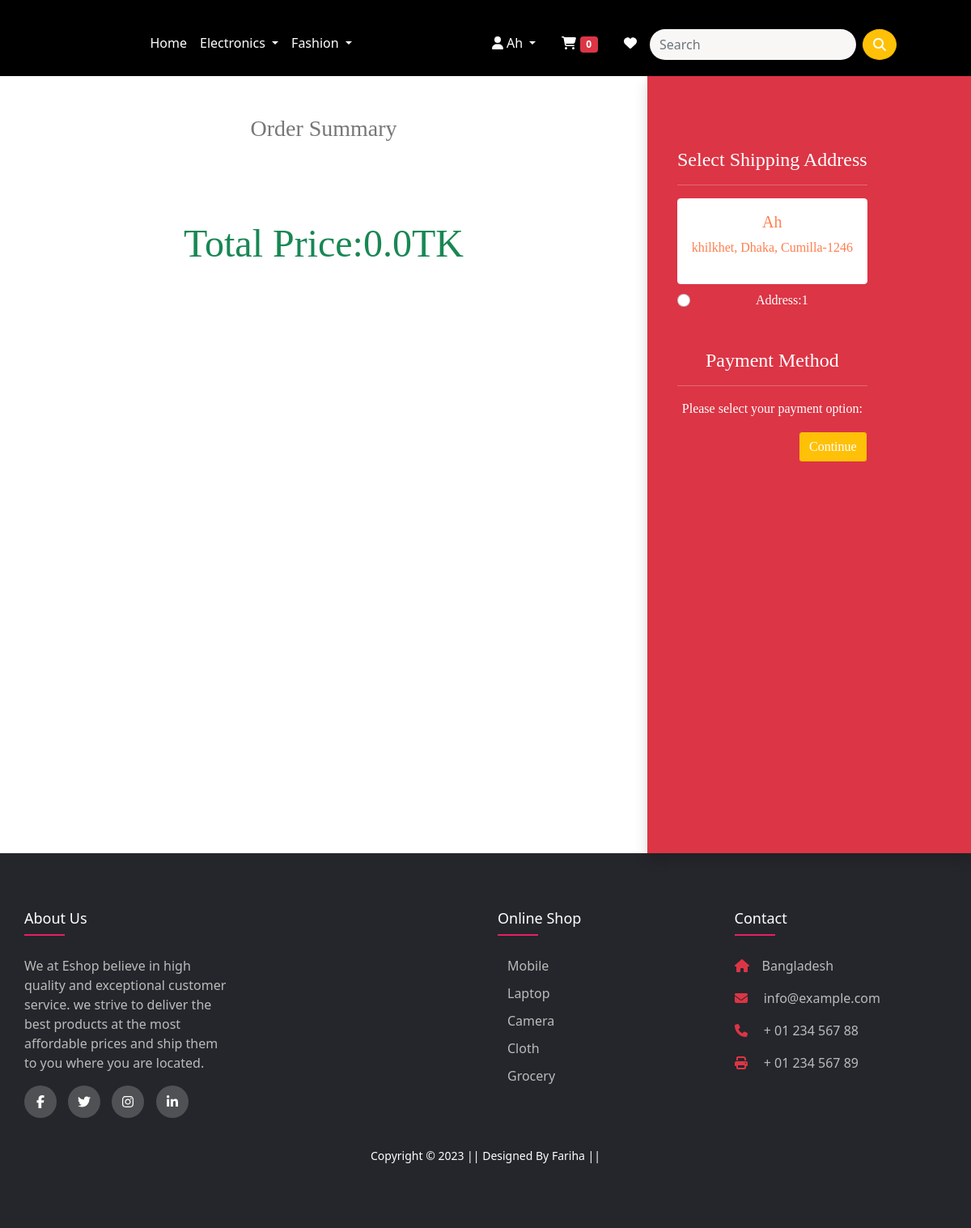
Screenshot of /checkout/ (signed in) with the database file from the repository.
### app/models.py (models this page shows, shortened)
class Customer(models.Model):
    user = models.ForeignKey(User, on_delete=models.CASCADE)
    name = models.CharField(max_length=200)
    email = models.CharField(max_length=100, default='')
    mobile = models.CharField(max_length=15, default='')
    locality = models.CharField(max_length=200)
    city = models.CharField(max_length=50)
    zipcode = models.IntegerField(null=True)
    state = models.CharField(choices=STATE_CHOICES, max_length=100)

### app/views.py (the view, shortened to what this page needs)
# urls.py: path('checkout/', views.checkout, name='checkout'),
@login_required
def checkout(request):
 totalitem=0
 user=request.user
 add=Customer.objects.filter(user=user)
 cart_items=Cart.objects.filter(user=user)
 amount=0.0
 shipping_amount=100.0
 total=0.0
 cart_product=[p for p in Cart.objects.all() if p.user ==request.user]
 if request.user.is_authenticated:
          totalitem=len(Cart.objects.filter(user=request.user))
 return render(request, 'app/checkout.html',{'add':add,'total':total,'cart_items':cart_items,'totalitem':totalitem})

### app/templates/app/checkout.html (shortened to what this page needs)
{% extends 'app/base.html' %}
{% load static %}
{% block main-content %}
<section class="text-center">
  <div class="container-fluid cart" style="min-height: 120vh; font-family: serif;">
    <div class="row d-flex">
      <div class="col-md-8">
        <h3 class="mt-5 mb-5">Order Summary</h3>
        <p class="display-5 text-success mt-5 pt-5" >Total Price:{{total}}TK</p>
      </div>
      <div class="col-md-4 bg-danger shadow" style="min-height: 120vh; font-family: serif;">
        <div class="d-flex justify-content-between align-items-center mt-3 p-2 items rounded">
          <div class="card" style="background: #dc3545; border: 1px solid #dc3545;">
            <div class="card-body" style="color: white;">
              <h4 class="mt-5">Select Shipping Address</h4>
              <hr>
              <form action="/payment/" method="post">
                {% for ad in add %}
                <div class="card">
                  <div class="card-body" style="
                   color: coral;
                   ">
                    <h5>{{ad.name}}</h5>
                    <p>{{ad.locality}}, {{ad.city}}, {{ad.state}}-{{ad.zipcode}}</p>
                  </div>
                </div>
                <div class="form-check mt-2 mb-5">
                  <input class="form-check-input" type="radio" name="custid" id="custadd{{forloop.counter}}" value="{{ad.id}}" required>
                  <label class="form-check-label" for="custadd{{forloop.counter}}">Address:{{forloop.counter}}</label>
                </div>
                <h4>Payment Method</h4>
                <hr>
                <div class="row">
                <p>Please select your payment option:</p>
                </div>
                {% endfor %}
                <div class="text-end">
                  <button type="submit" class="btn btn-danger"style="
                  background-color: #ffc107;
                  ">Continue</button>
                </div>
              </form>
            </div>
          </div>
        </div>
      </div>
      </div>
      </div>
</section>
{% endblock main-content %}

### app/templates/app/base.html (shortened to what this page needs)
<!doctype html>
{% load static %}
<html lang="en">
  <head>
    <link href="https://cdn.jsdelivr.net/npm/bootstrap@5.0.0-beta1/dist/css/bootstrap.min.css" rel="stylesheet">
    <link rel="stylesheet" href="{% static 'app/css/owl.carousel.min.css' %}">
    <link rel="stylesheet" href="css/owl.theme.green.min.css">
    <link rel="stylesheet" href="{% static 'app/css/all.min.css' %}">
    <link rel="stylesheet" href="fonts/google-fonts.css">
    <link rel="stylesheet" href="{% static 'app/css/style.css' %}">
  </head>
  <body>
    <nav class="navbar navbar-expand-lg navbar-light sticky-top" id="navbar" style="background-color: black;">
     <div class="container ">
       <a class="navbar-brand mt-2" href="/">Eshop</a>
       <div class="collapse navbar-collapse" id="navbarSupportedContent">
         <ul class="navbar-nav me-auto mb-2 mb-lg-0">
           <li class="nav-item">
             <a class="nav-link active text-white" aria-current="page" href="/">Home</a>
           </li>
           <li class="nav-item dropdown">
             <a class="nav-link dropdown-toggle text-white" href="#" id="electronicsDropdown" role="button" data-bs-toggle="dropdown" aria-expanded="false">
               Electronics
             </a>
           </li>
           <li class="nav-item dropdown ">
             <a class="nav-link dropdown-toggle text-white" href="#" id="fashionDropdown" role="button" data-bs-toggle="dropdown" aria-expanded="false">
               Fashion
             </a>
           </li>
         </ul>
         <div>
          <ul class="navbar-nav me-auto mb-2 mb-lg-0">
          {% if request.user.is_authenticated %}
           <li class="nav-item dropdown mx-2">
              <a class="nav-link dropdown-toggle text-white" href="#" id="profileDropdown" role="button" data-bs-toggle="dropdown" aria-expanded="false">
                <i class="fas fa-user mx-1"></i>{{request.user.username|capfirst}}
              </a>
            </li>
            <li class="nav-item mx-2">
              {% if request.resolver_match.url_name not in 'passwordchange passwordChangeDone ' %}
              <a href="{% url 'showcart' %}" class="nav-link text-white">
                  <i class="fas fa-shopping-cart"></i>
                  <span class="badge bg-danger">
                      {{totalitem}}
                  </span>
              </a>
              {% endif %}
         </li>
          <li class="nav-item mx-2">
            <a href="{% url 'wishlist' %}" class="nav-link text-white">
              <i class="fas fa-heart"></i>
            </a>
         </li>
          {%  endif %}
          </ul>
        </div>
        <form class="d-flex mt-3" action="{% url 'search' %}" method="get">
          <input class="form-control me-2" type="search" placeholder="Search" aria-label="Search" name="q">
          <button class="btn btn-warning" type="submit"><i class="fas fa-search"></i></button>
      </form>
       </div>
     </div>
    </nav>
    {% block main-content %} {% endblock main-content %}
    <footer class="footer">
      <div class="container">
        <div class="row">
          <div class="footer-pad">
            <h4>about us</h4>
            <div class="col ">
              <p>We at Eshop believe in high quality and exceptional customer service. we strive to deliver the best products at the most affordable prices and ship them to you where you are located.</p>
              <div class="social-links">
                <a href="#"><i class="fab fa-facebook-f"></i></a>
                <a href="#"><i class="fab fa-twitter"></i></a>
                <a href="#"><i class="fab fa-instagram"></i></a>
                <a href="#"><i class="fab fa-linkedin-in"></i></a>
              </div>
          </div>
          </div>
          <div class="footer-pad pl-12">
          </div>
          <div class="footer-pad pl-12">
            <h4>online shop</h4>
            <ul>
              <li><a href="{% url 'mobile' %}">Mobile</a></li>
              <li><a href="{% url 'laptop' %}">Laptop</a></li>
              <li><a href="{% url 'camera' %}">Camera</a></li>
              <li><a href="{% url 'cloth' %}">Cloth</a></li>
              <li><a href="{% url 'grocery' %}">Grocery</a></li>
            </ul>
          </div>
          <div class="footer-pad">
            <h4>Contact</h4>
            <div class="col ">
          <p><i class="fas fa-home me-3 text-danger"></i>Bangladesh</p>
          <p>
            <i class="fas fa-envelope me-3 text-danger"></i>
            info@example.com
          </p>
          <p><i class="fas fa-phone me-3 text-danger"></i> + 01 234 567 88</p>
          <p><i class="fas fa-print me-3 text-danger"></i> + 01 234 567 89</p>
            </div>
          </div>
        <footer class="container-fluid bg-dark text-center p-2 mt-3">
          <small class="text-white">Copyright &copy; 2023 || Designed By Fariha || </small>
        </footer>
      </div>
   </footer>
  </body>
</html>

### app/static/app/css/style.css (style rules this page uses)
body { background-color: #FFF; font-weight: 300; font-size: 16px; color: #777; }
.navbar { display: flex; justify-content: space-between; background-color: #E3E6F3; padding: 20px 80px; }
.navbar li a { transition: 0.3s ease; }
input.form-control.me-2 { border-radius: 30px; border: 0; }
.btn-warning { color: #000; background-color: #ffc107; border-color: #ffc107; border-radius: 50%; color: white; }
.container { max-width: 1170px; margin: auto; }
.row { display: flex; flex-wrap: wrap; padding-left: 70px 0; }
ul, ol { list-style: none; padding-left: 0; margin: 12px; }
.footer { background-color: #24262b; padding: 70px 0; }
.footer-pad { width: 25%; padding: 0 15px; }
.footer-pad h4 { font-size: 18px; color: #ffffff; text-transform: capitalize; margin-bottom: 35px; font-weight: 500; position: relative; }
.footer-pad h4::before { content: ''; position: absolute; bottom: -10px; background-color: #e91e63; height: 2px; width: 50px; }
.footer-pad ul li:not(:last-child) { margin-bottom: 10px; }
.col p { color: #bbbbbb; flex-wrap: wrap; justify-content: space-between; align-items: flex-start; flex-basis: 25%; padding-right: 10px; }
.footer-pad ul li a { font-size: 16px; text-transform: capitalize; color: #ffffff; text-decoration: none; font-weight: 300; color: #bbbbbb; display: block; transition: all 0.3s ease; }
.footer-pad .social-links a { display: inline-block; height: 40px; width: 40px; background-color: rgba(255, 255, 255, 0.2); margin: 0 10px 10px 0; text-align: center; line-height: 40px; border-radius: 50%; color: #ffffff; transition: all 0.5s ease; }
.bg-dark { background-color: #24262b !important; }
.card { flex-direction: column; min-width: 0; word-wrap: break-word; background-color: #fff; border: 1px solid rgb(255 255 255); }
a { text-decoration: none; background-color: transparent; -webkit-text-decoration-skip: objects; color: #ef4a23; }
.form-control { background: #f8f7f5 !important; border-left: 5px solid #fbc02d; color: #89817f !important; }
@media (min-width: 992px) { .items { margin-top: 10px; } }

### rows the page displays
Customer: name "Ah", locality "khilkhet", city "Dhaka", state "Cumilla", zipcode "1246"

### other values shown
{{ request.user.username|capfirst }} "Ah"
{{ totalitem }} "0"
{{ total }} "0.0"
